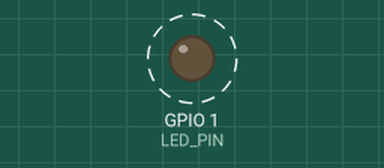
Recording of a program running on a simulated ESP32-S3. Parts: output pins drawn as LEDs (lit = HIGH). Dashed ring = blinking. What the program prints to the serial monitor is not drawn.

Above: at 0.5 s.
Timing chart, 0 to 4.6 s (numbered marks = the images above):
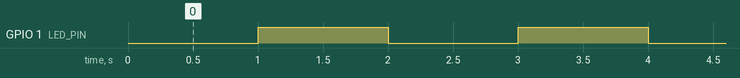

The program:

main.cpp
```cpp
#include <Arduino.h>

#include <Arduino.h>

volatile int interruptCounter;
int totalInterruptCounter;
hw_timer_t * timer = NULL;
portMUX_TYPE timerMux = portMUX_INITIALIZER_UNLOCKED;

const int LED_PIN = 1;  // LED en GPIO 1

void IRAM_ATTR onTimer() {
  portENTER_CRITICAL_ISR(&timerMux);
  interruptCounter++;
  portEXIT_CRITICAL_ISR(&timerMux);
}

void setup() {
  Serial.begin(115200);

  pinMode(LED_PIN, OUTPUT);  // Configurar LED como salida

  timer = timerBegin(0, 80, true);  // Inicializar temporizador
  timerAttachInterrupt(timer, &onTimer, true);  // Adjuntar interrupción
  timerAlarmWrite(timer, 1000000, true);  // Configurar alarma cada 1 segundo (1,000,000 µs)
  timerAlarmEnable(timer);  // Habilitar temporizador
}

void loop() {
  if (interruptCounter > 0) {
    portENTER_CRITICAL(&timerMux);
    interruptCounter--;
    portEXIT_CRITICAL(&timerMux);

    totalInterruptCounter++;

    // Alternar estado del LED
    digitalWrite(LED_PIN, !digitalRead(LED_PIN));

    Serial.print("An interrupt has occurred. Total number: ");
    Serial.println(totalInterruptCounter);
  }
}
```

Measured:
- by itself, GPIO 1 (LED_PIN): alternates HIGH for 1.0 s and LOW for 1.0 s
